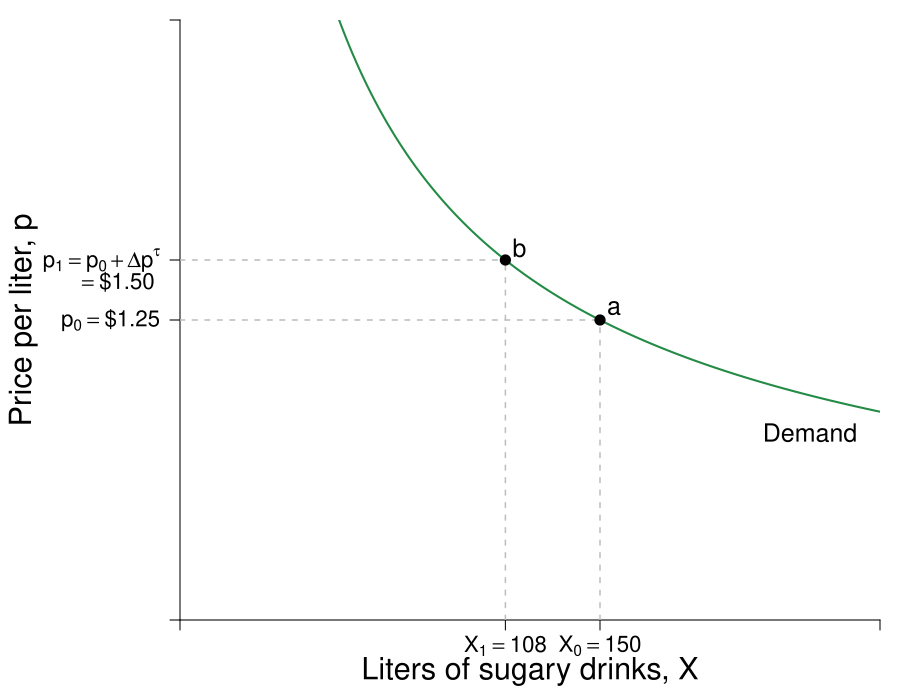

Source code (R):
library(shape)
pdf(file = "indmarketdemand/price_increase_sugar.pdf", width = 9, height = 7)

#Set parameters for graphics
pointsize <- 1.8
axislabelsize <- 1.8
labelsize <- 1.5
namesize <- 1.8
annotatesize <- 1.5
graphlinewidth <- 2
segmentlinewidth <- 1.5

COL <- c("#7fc97f", "#beaed4", "#fdc086", "#ffff99", "#386cb0", "#f0027f", "#bf5b17", "#666666")
COLA <- c("#e0f3db", "#99d8c9","#66c2a4","#41ae76", "#238b45", "#005824")
COLB <- c("#c6dbef", "#4eb3d3", "#2b8cbe", "#0868ac","#084081")
COLC <- c("#fcfbfd", "#efedf5", "#dadaeb", "#bcbddc", "#9e9ac8", "#807dba", "#6a51a3", "#54278f", "#3f007d")

par(mar =  c(4, 9, 1, 1))

indiffA <- function(x, alpha = 0.5, uA = 5) {
  (uA / x^alpha)^(1/(1 - alpha))
}

cef <- function(x, e = 1.4, k = 44.7982){
  k*(x^(-1/e))
}

#The inverse demand function to creat the relative points
cefinv <- function(p, e = 1.4, k = 44.7982){
  (p/k)^(-e)
}

xlims <- c(0, 250)
ylims <- c(0, 2.5)

npts <- 501 
x <- seq(xlims[1], xlims[2], length.out = npts)
y <- seq(ylims[1], ylims[2], length.out = npts) 

plot(0, 0, xlim = xlims, ylim = ylims, type = "n",
     xlab = expression(paste("")),
     ylab = expression(paste("")), 
     xaxt = "n", 
     yaxt = "n", 
     cex.lab = axislabelsize, 
     bty = "n",
     xaxs = "i", 
     yaxs = "i")


## Paremeters to enable editing points 
## I've assumed a tax of 20% to make this more visible 
## I'll comment on that in the caption
tax <- 1.2 #20 percent tax
prices <- c(1.25, 1.25*tax) 
xprices <- c(cefinv(prices[1]), cefinv(prices[2]))

ticksy <- c(0, prices[1], prices[2], ylims[2])
ylabels <- c(NA, expression(paste(p[0] == phantom(),"$1.25")), expression(paste(p[1] == p[0] + Delta*p^tau)), NA)
ticksx <- c(0, xprices[2], xprices[1], xlims[2])
xlabels <- c(NA, expression(paste(x[1]) == 108), expression(paste(x[0]) == 150), NA)

text(-23, prices[2] - 0.09, expression(paste(phantom() == phantom(),"$1.50")), xpd = TRUE, cex = labelsize - 0.2)

axis(1, at = ticksx, pos = 0, labels = xlabels, cex.axis = labelsize - 0.2)
axis(2, at = ticksy, pos = 0, labels = ylabels, las = 1, cex.axis = labelsize - 0.2)

npts <- 500 
xx1 <- seq(xlims[1], xlims[2], length.out = npts)
xx2 <- seq(48, xprices[2], length.out = npts)
xx3 <- seq(xprices[2], xprices[1], length.out = npts)

#Label axes
mtext(expression(paste("Liters of sugary drinks, ", X)), side = 1, line = 2.5, cex = axislabelsize)
text(-56, 0.5*ylims[2], expression(paste("Price per liter, ", p)), xpd = TRUE, cex = axislabelsize, srt = 90) 

# Segments
segments(xprices[1], 0, xprices[1], prices[1], lty = 2, col = "gray" , lwd = segmentlinewidth)
segments(0,  prices[1], xprices[1],  prices[1], lty = 2, col = "gray" , lwd = segmentlinewidth)

segments(0, prices[2], xprices[2], prices[2], lty = 2, col = "gray" , lwd = segmentlinewidth)
segments(xprices[2], 0, xprices[2], prices[2], lty = 2, col = "gray" , lwd = segmentlinewidth)

# Demand Curve
lines(xx1, cef(xx1), col = COLA[5], lwd = graphlinewidth)
text(xlims[2] - 0.1*xlims[2], 0.78, expression(Demand), cex = annotatesize)

# Points
points(xprices[1], prices[1], pch = 16, col = "black", cex = 1.5)
text(xprices[1] + 5, prices[1] + 0.05, expression(a), cex = labelsize)

points(xprices[2], prices[2], pch = 16, col = "black", cex = 1.5)
text(xprices[2] + 5, prices[2] + 0.05, expression(b), cex = labelsize)

# Label Regions
# text(125, 1.35, expression(A), cex = labelsize)
# text(50, 1, expression(B), cex = labelsize)
# text(50, 1.35, expression(C), cex = labelsize)
# text(50, 1.75, expression(D), cex = labelsize)




dev.off()
